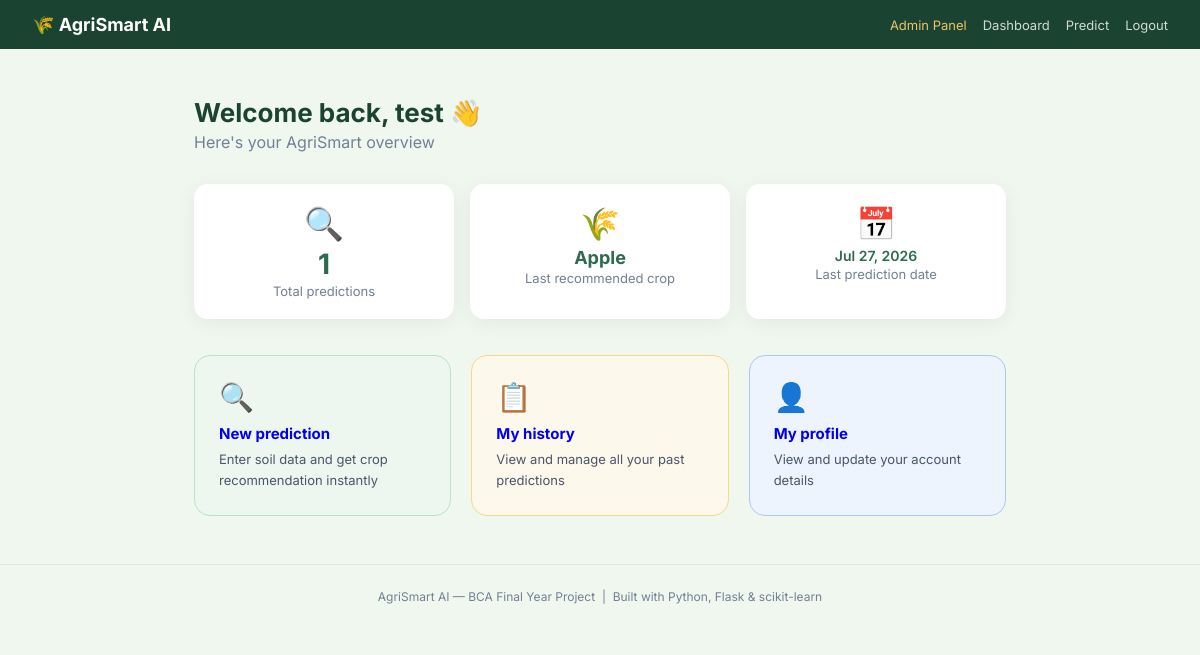
The app's page /dashboard (signed in) with its own data.
### database/models.py (models this page shows, shortened)
class User(UserMixin, db.Model):
    __tablename__ = 'users'
    id         = db.Column(db.Integer, primary_key=True)
    name       = db.Column(db.String(100), nullable=False)
    email      = db.Column(db.String(150), unique=True, nullable=False)
    password   = db.Column(db.String(200), nullable=False)
    role       = db.Column(db.String(20), default='user')
    created_at = db.Column(db.DateTime, default=datetime.utcnow)
    predictions = db.relationship('Prediction', backref='user', lazy=True)
    def is_admin(self):
        return self.role == 'admin'

class Prediction(db.Model):
    __tablename__ = 'predictions'
    id          = db.Column(db.Integer, primary_key=True)
    user_id     = db.Column(db.Integer, db.ForeignKey('users.id'), nullable=False)
    N           = db.Column(db.Float)
    P           = db.Column(db.Float)
    K           = db.Column(db.Float)
    temperature = db.Column(db.Float)
    humidity    = db.Column(db.Float)
    ph          = db.Column(db.Float)
    rainfall    = db.Column(db.Float)
    crop        = db.Column(db.String(100))
    confidence  = db.Column(db.Float)
    yield_kg    = db.Column(db.Float)
    zone        = db.Column(db.String(100))
    created_at  = db.Column(db.DateTime, default=datetime.utcnow)

### user/routes.py (the view)
@user_bp.route('/dashboard')
@login_required
def dashboard():
    total_predictions = Prediction.query.filter_by(user_id=current_user.id).count()
    latest = Prediction.query.filter_by(user_id=current_user.id)\
             .order_by(Prediction.created_at.desc()).first()
    return render_template('user/dashboard.html',
                           user=current_user,
                           total_predictions=total_predictions,
                           latest=latest)

### templates/user/dashboard.html (shortened to what this page needs)
{% extends 'base.html' %}
{% block content %}
<div style="max-width:860px; margin:48px auto; padding:0 24px;">
  <div style="margin-bottom:32px;">
    <h1 style="font-size:26px; font-weight:700; color:var(--green-dark);">
      Welcome back, {{ user.name }} 👋
    </h1>
    <p style="color:var(--text-light); margin-top:4px;">Here's your AgriSmart overview</p>
  </div>
  <div style="display:grid; grid-template-columns:repeat(auto-fit, minmax(180px, 1fr)); gap:16px; margin-bottom:36px;">
    <div style="background:white; border-radius:14px; padding:20px; box-shadow:0 4px 20px rgba(0,0,0,0.06); text-align:center;">
      <div style="font-size:32px;">🔍</div>
      <div style="font-size:28px; font-weight:700; color:var(--green-mid); margin-top:4px;">{{ total_predictions }}</div>
      <div style="font-size:13px; color:var(--text-light); margin-top:2px;">Total predictions</div>
    </div>
    <div style="background:white; border-radius:14px; padding:20px; box-shadow:0 4px 20px rgba(0,0,0,0.06); text-align:center;">
      <div style="font-size:32px;">🌾</div>
      <div style="font-size:18px; font-weight:700; color:var(--green-mid); margin-top:4px;">
        {{ latest.crop if latest else '—' }}
      </div>
      <div style="font-size:13px; color:var(--text-light); margin-top:2px;">Last recommended crop</div>
    </div>
    <div style="background:white; border-radius:14px; padding:20px; box-shadow:0 4px 20px rgba(0,0,0,0.06); text-align:center;">
      <div style="font-size:32px;">📅</div>
      <div style="font-size:14px; font-weight:600; color:var(--green-mid); margin-top:4px;">
        {{ latest.created_at.strftime('%b %d, %Y') if latest else '—' }}
      </div>
      <div style="font-size:13px; color:var(--text-light); margin-top:2px;">Last prediction date</div>
    </div>
  </div>
  <div style="display:grid; grid-template-columns:repeat(auto-fit, minmax(200px, 1fr)); gap:20px;">
    <a href="/predict" style="text-decoration:none;">
      <div class="algo-card green" style="cursor:pointer; transition: transform 0.2s;">
        <div class="algo-icon">🔍</div>
        <h3>New prediction</h3>
        <p>Enter soil data and get crop recommendation instantly</p>
      </div>
    </a>
    <a href="/history" style="text-decoration:none;">
      <div class="algo-card amber" style="cursor:pointer;">
        <div class="algo-icon">📋</div>
        <h3>My history</h3>
        <p>View and manage all your past predictions</p>
      </div>
    </a>
    <a href="/profile" style="text-decoration:none;">
      <div class="algo-card blue" style="cursor:pointer;">
        <div class="algo-icon">👤</div>
        <h3>My profile</h3>
        <p>View and update your account details</p>
      </div>
    </a>
  </div>
</div>
{% endblock %}

### static/css/style.css (style rules this page uses)
:root { --green-dark: #1b4332; --green-mid: #2d6a4f; --green-light: #52b788; --green-pale: #d8f3dc; --cream: #f0f7ee; --amber: #e9c46a; --coral: #e76f51; --blue: #4895ef; --text-dark: #1a1a2e; --text-mid: #4a5568; --text-light: #718096; }
* { margin: 0; padding: 0; box-sizing: border-box; }
body { font-family: 'Inter', sans-serif; background: var(--cream); color: var(--text-dark); }
.algo-card { border-radius: 16px; padding: 24px; position: relative; overflow: hidden; }
.algo-card.green { background: #edf7f0; border: 1.5px solid #b7e4c7; }
.algo-card.amber { background: #fdf8ec; border: 1.5px solid #f4d98a; }
.algo-card.blue { background: #eef4fd; border: 1.5px solid #a8c8f8; }
.algo-icon { font-size: 28px; margin-bottom: 10px; }
.algo-card h3 { font-size: 15px; font-weight: 700; margin-bottom: 6px; }
.algo-card p { font-size: 13px; color: var(--text-mid); line-height: 1.6; }

### records on screen
User: name "test"
Prediction: crop "Apple", created_at "Jul 27, 2026"

### other values on screen
{{ total_predictions }} "1"
